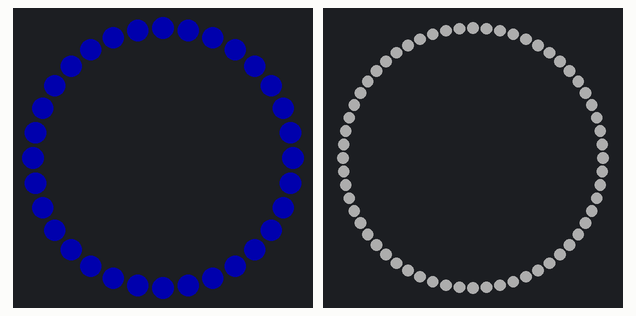
Bench run of a sketch on a simulated Arduino Uno, built with avr-gcc and run on an emulated ATmega328P. Parts: 32 RGB LEDs in a ring, first at the top, clockwise, 60 RGB LEDs in a ring, first at the top, clockwise. Dim RGB values are drawn brighter than linear.

Above: at 9.7 s.
At 12.55 s:
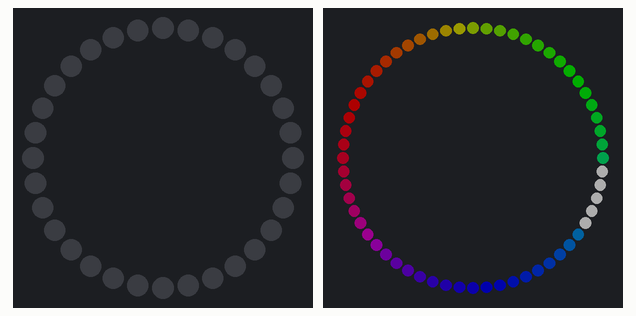
At 16.29 s:
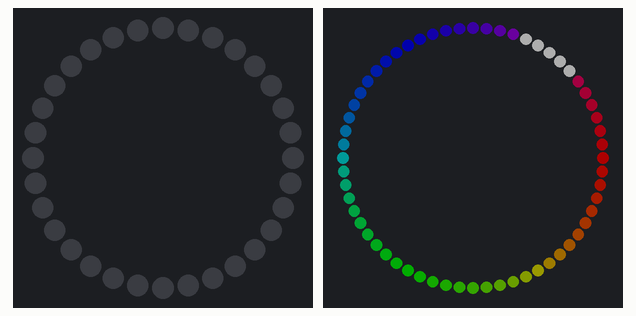
At 20.66 s:
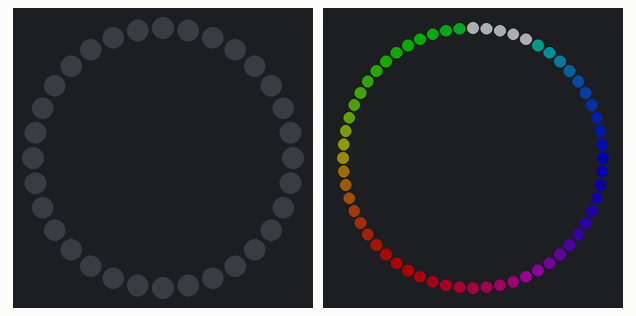
At 24.95 s:
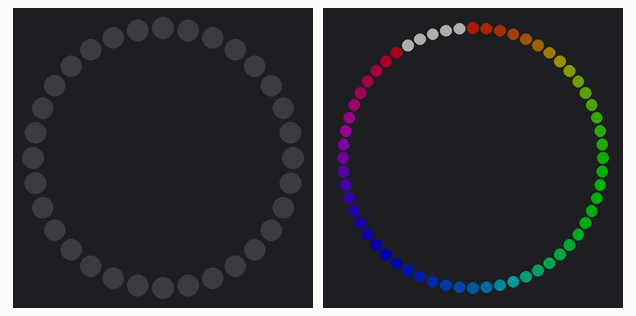
At 39.64 s:
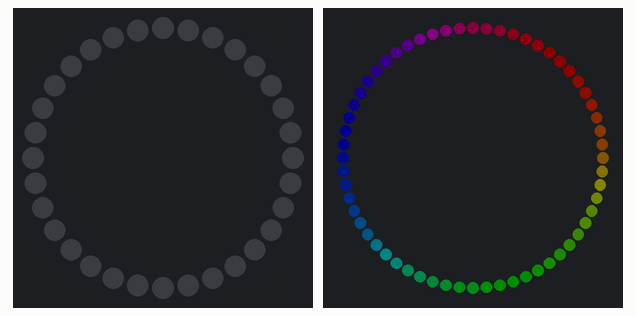

Measured:
- what the display in image 0 shows lasts 1.4 s, from 9.7 s to 11.1 s

The sketch:

neopixels_test4_phi.ino
```cpp
#include <Adafruit_NeoPixel.h>
#ifdef __AVR__
  #include <avr/power.h>
#endif

#define PIN_I 6
#define PIN_O 7
#define NUM_LEDS_I 32
#define NUM_LEDS_O 60

#define BRIGHTNESS 50

Adafruit_NeoPixel strip = Adafruit_NeoPixel(NUM_LEDS_I, PIN_I, NEO_GRBW + NEO_KHZ800);
Adafruit_NeoPixel ring = Adafruit_NeoPixel(NUM_LEDS_O, PIN_O, NEO_GRBW + NEO_KHZ800);

void setup() {
  initNeoPixel(&strip);
  initNeoPixel(&ring);
}

void loop() {
  colorWipe(&strip, Adafruit_NeoPixel::Color(255, 0, 0), 50); // Red
  colorWipe(&ring, Adafruit_NeoPixel::Color(0, 255, 0), 50); // Green
  colorWipe(&strip, Adafruit_NeoPixel::Color(0, 0, 255), 50); // Blue
  colorWipe(&ring, Adafruit_NeoPixel::Color(0, 0, 0, 255), 50); // White

  pulseWhite(&strip, 0);
  //pulseWhite(&ring, 0);

  whiteOverRainbow(&ring,20,75,5);

  pulseWhite(&strip, 5);

  // fullWhite();
  // delay(2000);

  rainbowFade2White(&ring,3,3,1);
}


////////////////////////
// NeoPixel Functions
////////////////////////

void initNeoPixel(Adafruit_NeoPixel * np) {
  np->setBrightness(BRIGHTNESS);
  np->begin();
  np->show(); // Initialize all pixels to 'off'
}

// Fill the dots one after the other with a color
void colorWipe(Adafruit_NeoPixel * np, uint32_t c, uint8_t wait) {
  for(uint16_t i=0; i<np->numPixels(); i++) {
    np->setPixelColor(i, c);
    np->show();
    delay(wait);
  }
}

void pulseWhite(Adafruit_NeoPixel * np, uint8_t wait) {
  for(int j = 0; j < 256 ; j++){
      for(uint16_t i=0; i<np->numPixels(); i++) {
          np->setPixelColor(i, np->Color(0,0,0, j ) );
        }
        delay(wait);
        np->show();
      }

  for(int j = 255; j >= 0 ; j--){
      for(uint16_t i=0; i<np->numPixels(); i++) {
          np->setPixelColor(i, np->Color(0,0,0, j ) );
        }
        delay(wait);
        np->show();
      }
}

void rainbowFade2White(Adafruit_NeoPixel * np, uint8_t wait, int rainbowLoops, int whiteLoops) {
  float fadeMax = 100.0;
  int fadeVal = 0;
  uint32_t wheelVal;
  int redVal, greenVal, blueVal;

  for(int k = 0 ; k < rainbowLoops ; k ++){

    for(int j=0; j<256; j++) { // 5 cycles of all colors on wheel

      for(int i=0; i< np->numPixels(); i++) {

        wheelVal = Wheel(np, ((i * 256 / np->numPixels()) + j) & 255);

        redVal = red(wheelVal) * float(fadeVal/fadeMax);
        greenVal = green(wheelVal) * float(fadeVal/fadeMax);
        blueVal = blue(wheelVal) * float(fadeVal/fadeMax);

        np->setPixelColor( i, np->Color( redVal, greenVal, blueVal ) );
      }

      //First loop, fade in!
      if(k == 0 && fadeVal < fadeMax-1) {
          fadeVal++;
      }

      //Last loop, fade out!
      else if(k == rainbowLoops - 1 && j > 255 - fadeMax ){
          fadeVal--;
      }
        np->show();
        delay(wait);
    }
  }


  delay(500);


  for(int k = 0 ; k < whiteLoops ; k ++){

    for(int j = 0; j < 256 ; j++){
        for(uint16_t i=0; i < np->numPixels(); i++) {
            np->setPixelColor(i, np->Color(0,0,0,j));
        }
        np->show();
    }

    delay(2000);
    for(int j = 255; j >= 0 ; j--){

        for(uint16_t i=0; i < np->numPixels(); i++) {
          np->setPixelColor(i, np->Color(0,0,0,j));
        }
        np->show();
    }
  }

  delay(500);


}

void whiteOverRainbow(Adafruit_NeoPixel * np, uint8_t wait, uint8_t whiteSpeed, uint8_t whiteLength ) {

  if(whiteLength >= np->numPixels()) whiteLength = np->numPixels() - 1;

  int head = whiteLength - 1;
  int tail = 0;

  int loops = 3;
  int loopNum = 0;

  static unsigned long lastTime = 0;


  while(true){
    for(int j=0; j<256; j++) {
      for(uint16_t i=0; i<np->numPixels(); i++) {
        if((i >= tail && i <= head) || (tail > head && i >= tail) || (tail > head && i <= head) ){
          np->setPixelColor(i, np->Color(0,0,0, 255 ) );
        }
        else{
          np->setPixelColor(i, Wheel(np, ((i * 256 / np->numPixels()) + j) & 255));
        }

      }

      if(millis() - lastTime > whiteSpeed) {
        head++;
        tail++;
        if(head == np->numPixels()){
          loopNum++;
        }
        lastTime = millis();
      }

      if(loopNum == loops) return;

      head%=np->numPixels();
      tail%=np->numPixels();
        np->show();
        delay(wait);
    }
  }

}
void fullWhite(Adafruit_NeoPixel * np) {
    for(uint16_t i=0; i<np->numPixels(); i++) {
        np->setPixelColor(i, np->Color(0,0,0, 255 ) );
    }
    np->show();
}


// Slightly different, this makes the rainbow equally distributed throughout
void rainbowCycle(Adafruit_NeoPixel * np, uint8_t wait) {
  uint16_t i, j;

  for(j=0; j<256 * 5; j++) { // 5 cycles of all colors on wheel
    for(i=0; i< np->numPixels(); i++) {
      np->setPixelColor(i, Wheel(np, ((i * 256 / np->numPixels()) + j) & 255));
    }
    np->show();
    delay(wait);
  }
}

void rainbow(Adafruit_NeoPixel * np, uint8_t wait) {
  uint16_t i, j;

  for(j=0; j<256; j++) {
    for(i=0; i<np->numPixels(); i++) {
      np->setPixelColor(i, Wheel(np, (i+j) & 255));
    }
    np->show();
    delay(wait);
  }
}

// Input a value 0 to 255 to get a color value.
// The colours are a transition r - g - b - back to r.
uint32_t Wheel(Adafruit_NeoPixel * np, byte WheelPos) {
  WheelPos = 255 - WheelPos;
  if(WheelPos < 85) {
    return np->Color(255 - WheelPos * 3, 0, WheelPos * 3,0);
  }
  if(WheelPos < 170) {
    WheelPos -= 85;
    return np->Color(0, WheelPos * 3, 255 - WheelPos * 3,0);
  }
  WheelPos -= 170;
  return np->Color(WheelPos * 3, 255 - WheelPos * 3, 0,0);
}

uint8_t red(uint32_t c) {
  return (c >> 16);
}
uint8_t green(uint32_t c) {
  return (c >> 8);
}
uint8_t blue(uint32_t c) {
  return (c);
}
```
